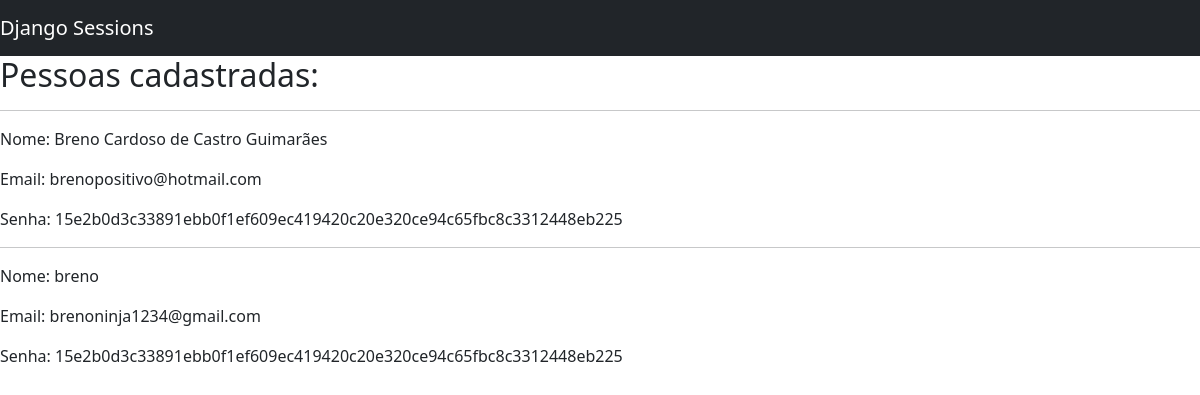
The app's page /auth/pessoas/ (signed in) with its own data.
### usuarios/models.py (models this page shows, shortened)
class Usuario(models.Model):
    nome = models.CharField(
        verbose_name="Nome",
        max_length=100,
        null=True,
        blank=True,
    )
    email = models.EmailField(
        verbose_name="Email",
        max_length=250,
        null=True,
        blank=True,
    )
    senha = models.CharField(
        verbose_name="Email",
        max_length=64,
        null=True,
        blank=True,
    )
    class Meta:
        ordering = ["nome"]

### usuarios/views.py (the view)
# urls.py: path("pessoas/", pessoas, name="pessoas"),
def pessoas(request):
    if request.session["logado"] == False:
        return redirect("/auth/login/?status=5")
    else:
        try:
            status = request.GET.get("status")
            print(f"valor do status : {status}")
        except:
            print("Houve uma exceção ao capturar o status")
        people = Usuario.objects.all()
        return render(request, "pessoas.html", {"pessoas": people})

### usuarios/templates/pessoas.html (shortened to what this page needs)
{% extends 'base.html' %}
{% block 'conteudo' %}
<h2>Pessoas cadastradas:</h2>
{% for pessoa in pessoas %}
<hr>
<p>Nome: {{pessoa.nome}}</p>
<p>Email: {{pessoa.email}}</p>
<p>Senha: {{pessoa.senha}}</p>
{% endfor %}
{% endblock %}

### records on screen
Usuario: nome "Breno Cardoso de Castro Guimarães", email "brenopositivo@hotmail.com", senha "15e2b0d3c33891ebb0f1ef609ec419420c20e320ce94c65fbc8c3312448eb225"
Usuario: nome "breno", email "brenoninja1234@gmail.com", senha "15e2b0d3c33891ebb0f1ef609ec419420c20e320ce94c65fbc8c3312448eb225"
